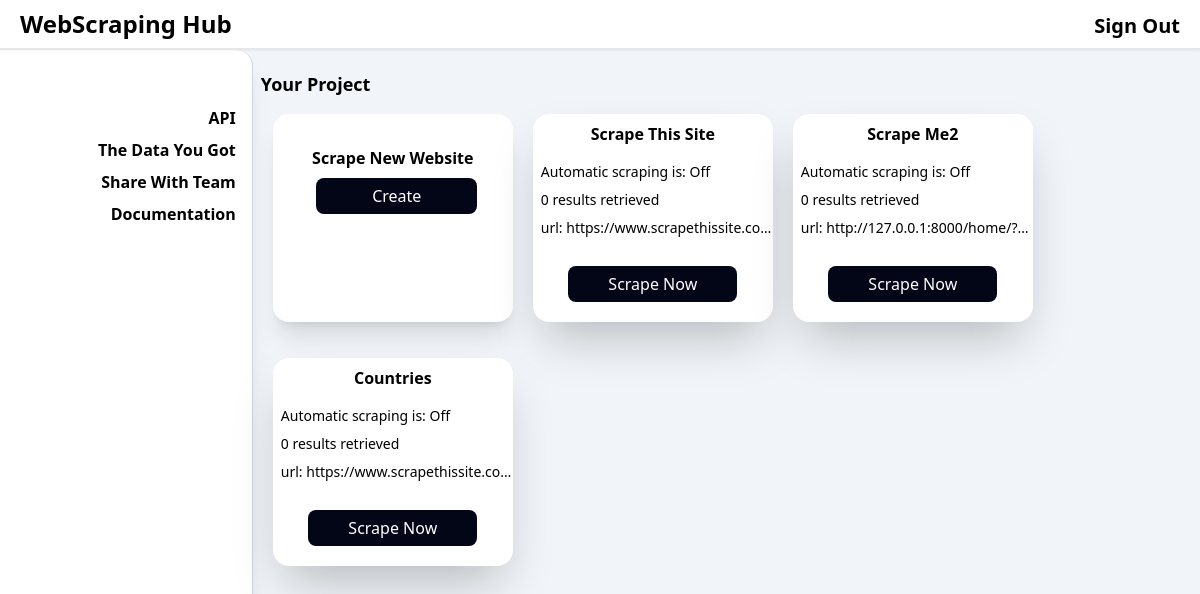
The page /home/ (signed in) on the database its author committed.
### user_view/models.py (models this page shows)
class User_Project(models.Model):
    user_info = models.ForeignKey(User, on_delete=models.CASCADE)
    project_name = models.CharField(max_length=200)
    website_link = models.CharField(max_length=500)
    auto_run = models.IntegerField(default=0)
    total_data = models.IntegerField(default=0)

### user_view/views.py (the view)
# urls.py: 2. Add a URL to urlpatterns:  path('', views.home, name='home')
def home(request):
    if request.user.is_authenticated:
        user_projects = User_Project.objects.filter(user_info=request.user)
        return render(request, 'user_view/home_page/home_page.html', {'projects' : user_projects})
    return redirect('index')

### user_view/templates/user_view/home_page/home_page.html (shortened to what this page needs)
{% extends 'user_view/parts/base.html' %}
{% load static %}
{% block link %}
<link rel="stylesheet" href="{% static 'css/style.css' %}">
{% endblock %}
{% block nav_link %}
<li><a class="md:font-bold text-xl menu hover:cursor-pointer" href="{% url 'sign-out' %}">Sign Out</a></li>
{% endblock %}
{% block content %}
    <div class="container max-w-full flex h-screen bg-slate-100 ">
        <div class="container relative hidden md:block w-80 rounded-r-2xl border-r border-gray-300 h-screen bg-white shadow-xl">
            <ul class="absolute right-4 mt-14 text-end text-md font-bold">
                <li><a href="#">API</a></li>
                <li class="my-2"><a href="#">The Data You Got</a></li>
                <li class="mb-2"><a href="#">Share With Team</a></li>
                <li><a href="#">Documentation</a></li>
            </ul>
        </div>
        <div class="container max-w-full h-screen relative">
            <h1 class="text-lg font-bold mt-5 ml-2">Your Project</h1>
            <div class="container max-w-full flex justify-center md:justify-normal md:pl-5">
                <div class="flex flex-col md:flex-row md:flex-wrap">
                    <div  class=" mb-5 md:mr-5 container w-60 bg-white rounded-2xl mt-4 pt-8 pb-5 shadow-xl project-card">
                        <h2 class="text-center font-bold">Scrape New Website</h2>
                        <ul class="pl-2">
                            <div class="container max-w-full flex justify-center mt-2">
                                <a onclick="open_modal()" class="bg-slate-950 text-center text-white rounded-lg py-1.5 px-14 hover:cursor-pointer">Create</a>
                            </div>
                        </ul>
                    </div>
                    {% for project in projects %}
                        <div class="mb-5 md:mr-5 container w-60 bg-white rounded-2xl mt-4 pt-2 pb-5 shadow-2xl project-card">
                            <h2 class="text-center font-bold">{{project.project_name}}</h2>
                            <ul class="pl-2 mt-4">
                                {% if project.auto_run %}
                                    <li class="mt-2"><h3 class="text-sm">Automatic scraping is: {{project.auto_run}}h</h3></li>
                                {% else %}
                                    <li class="mt-2"><h3 class="text-sm">Automatic scraping is: Off</h3></li>
                                {% endif %}
                                <li class="my-2"><h3 class="text-sm">{{project.total_data}} results retrieved</h3></li>
                                <li"><h3 class="text-sm truncate ">url: {{project.website_link}}</h3></li>
                            </ul>
                            <div class="container max-w-full flex justify-center mt-7">
                                <a href="/scan/{{project.project_name}}" class="bg-slate-950 text-center text-white rounded-lg py-1.5 px-10">Scrape Now</a>
                            </div>
                        </div>
                    {% endfor %}
                </div>
            </div>
        </div>
    </div>
{% endblock %}

### user_view/static/css/style.css (style rules this page uses)
html, :host { line-height: 1.5; -webkit-text-size-adjust: 100%; -moz-tab-size: 4; -o-tab-size: 4; tab-size: 4; font-family: ui-sans-serif, system-ui, sans-serif, "Apple Color Emoji", "Segoe UI Emoji", "Segoe UI Symbol", "Noto Color Emoji"; font-feature-settings: normal; font-variation-settings: normal; -webkit-tap-highlight-color: transparent; }
body { margin: 0; line-height: inherit; }
h1, h2, h3, h4, h5, h6 { font-size: inherit; font-weight: inherit; }
a { color: inherit; text-decoration: inherit; }
blockquote, dl, dd, h1, h2, h3, h4, h5, h6, hr, figure, p, pre { margin: 0; }
ol, ul, menu { list-style: none; margin: 0; padding: 0; }
.container { width: 100%; }
@media (min-width: 640px) { .container { max-width: 640px; } }
@media (min-width: 768px) { .container { max-width: 768px; } }
@media (min-width: 1024px) { .container { max-width: 1024px; } }
.absolute { position: absolute; }
.relative { position: relative; }
.right-4 { right: 1rem; }
.my-2 { margin-top: 0.5rem; margin-bottom: 0.5rem; }
.mb-2 { margin-bottom: 0.5rem; }
.mb-5 { margin-bottom: 1.25rem; }
.ml-2 { margin-left: 0.5rem; }
.mt-14 { margin-top: 3.5rem; }
.mt-2 { margin-top: 0.5rem; }
.mt-4 { margin-top: 1rem; }
.mt-5 { margin-top: 1.25rem; }
.mt-7 { margin-top: 1.75rem; }
.flex { display: flex; }
.hidden { display: none; }
.h-screen { height: 100vh; }
.w-60 { width: 15rem; }
.w-80 { width: 20rem; }
.max-w-full { max-width: 100%; }
.flex-col { flex-direction: column; }
.justify-center { justify-content: center; }
.truncate { overflow: hidden; text-overflow: ellipsis; white-space: nowrap; }
.rounded-2xl { border-radius: 1rem; }
.rounded-lg { border-radius: 0.5rem; }
.rounded-r-2xl { border-top-right-radius: 1rem; border-bottom-right-radius: 1rem; }
.border-r { border-right-width: 1px; }
.border-gray-300 { --tw-border-opacity: 1; border-color: rgb(209 213 219 / var(--tw-border-opacity)); }
.bg-slate-100 { --tw-bg-opacity: 1; background-color: rgb(241 245 249 / var(--tw-bg-opacity)); }
.bg-slate-950 { --tw-bg-opacity: 1; background-color: rgb(2 6 23 / var(--tw-bg-opacity)); }
.bg-white { --tw-bg-opacity: 1; background-color: rgb(255 255 255 / var(--tw-bg-opacity)); }
.px-10 { padding-left: 2.5rem; padding-right: 2.5rem; }
.px-14 { padding-left: 3.5rem; padding-right: 3.5rem; }
.py-1\.5 { padding-top: 0.375rem; padding-bottom: 0.375rem; }
.pb-5 { padding-bottom: 1.25rem; }
.pl-2 { padding-left: 0.5rem; }
.pt-2 { padding-top: 0.5rem; }
.pt-8 { padding-top: 2rem; }
.text-center { text-align: center; }
.text-end { text-align: end; }
.text-lg { font-size: 1.125rem; line-height: 1.75rem; }
.text-sm { font-size: 0.875rem; line-height: 1.25rem; }
.text-xl { font-size: 1.25rem; line-height: 1.75rem; }
.font-bold { font-weight: 700; }
.text-white { --tw-text-opacity: 1; color: rgb(255 255 255 / var(--tw-text-opacity)); }
.shadow-2xl { --tw-shadow: 0 25px 50px -12px rgb(0 0 0 / 0.25); --tw-shadow-colored: 0 25px 50px -12px var(--tw-shadow-color); box-shadow: var(--tw-ring-offset-shadow, 0 0 #0000), var(--tw-ring-shadow, 0 0 #0000), var(--tw-shadow); }
.shadow-xl { --tw-shadow: 0 20px 25px -5px rgb(0 0 0 / 0.1), 0 8px 10px -6px rgb(0 0 0 / 0.1); --tw-shadow-colored: 0 20px 25px -5px var(--tw-shadow-color), 0 8px 10px -6px var(--tw-shadow-color); box-shadow: var(--tw-ring-offset-shadow, 0 0 #0000), var(--tw-ring-shadow, 0 0 #0000), var(--tw-shadow); }
@media (min-width: 768px) { .md\:mr-5 { margin-right: 1.25rem; } }
@media (min-width: 768px) { .md\:block { display: block; } }
@media (min-width: 768px) { .md\:flex-row { flex-direction: row; } }
@media (min-width: 768px) { .md\:flex-wrap { flex-wrap: wrap; } }
@media (min-width: 768px) { .md\:justify-normal { justify-content: normal; } }
@media (min-width: 768px) { .md\:pl-5 { padding-left: 1.25rem; } }
@media (min-width: 768px) { .md\:font-bold { font-weight: 700; } }

### rows shown on the page
User_Project: project_name "Scrape This Site", auto_run "Automatic scraping is: Off", total_data "0", website_link "https://www.scrapethissite.co…"
User_Project: project_name "Scrape Me2", auto_run "Automatic scraping is: Off", total_data "0", website_link "http://127.0.0.1:8000/home/?…"
User_Project: project_name "Countries", auto_run "Automatic scraping is: Off", total_data "0", website_link "https://www.scrapethissite.co…"
